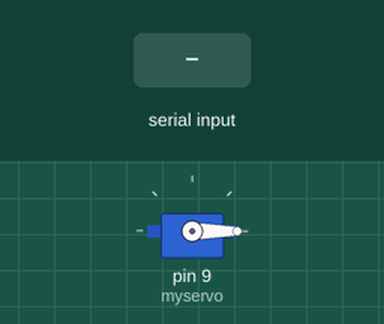
This sketch was run on a simulated Arduino Uno, built with avr-gcc and run on an emulated ATmega328P. Shown: servo. The inputs (shaded band) are chosen by the test bench.

Above: at 1.2 s.
1.3 s: "4\n" received over Serial
At 1.76 s:
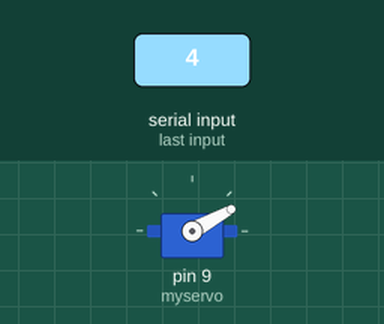
At 2.37 s:
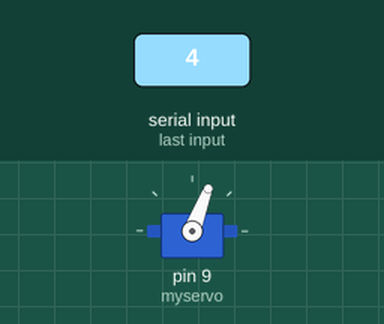
Timing chart, 0 to 10.3 s (numbered marks = the images above; inputs shaded):
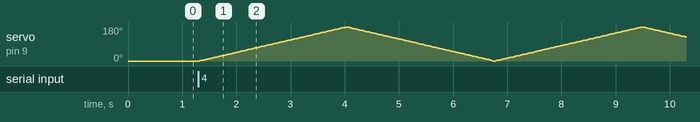

The sketch:

TestUnitariModeRadar.ino
```cpp
#include <SoftwareSerial.h>
#include <Servo.h>

SoftwareSerial mySerial(10, 11);
Servo myservo;
bool AUTO = false;
unsigned long previousMillis = 0;
int pos = 0;

void setup() {
  Serial.begin(9600);
  mySerial.begin(9600);
  myservo.attach(9); // pin del servo 9
  myservo.write(0); // posición inicial del servo
}

void loop() {
  if (Serial.available() > 0) {
    String comando = Serial.readStringUntil('\n');
    comando.trim();

    int fin=comando.indexOf(':',0);
    int codigo = comando.substring(0, fin).toInt();
    int inicio = fin+1;

    if (codigo == 4){ // Modo constante de giro del sensor distancia
      AUTO = true;
    }
    else if (codigo == 5){ // Modo manual de giro del sensor distancia
      AUTO = false;
      fin=comando.indexOf(':',inicio);
      pos = comando.substring(inicio, fin).toInt(); // extrae el valor de la posición
      myservo.write(pos); // el servo se mueve hacia la posición
    }
  }

  if (AUTO) {
    for (pos = 0; pos <= 180; pos += 1) {
      myservo.write(pos);
      delay(15);
    }
    for (pos = 180; pos >= 0; pos -= 1) {
      myservo.write(pos);
      delay(15);
    }
  }
}
```
